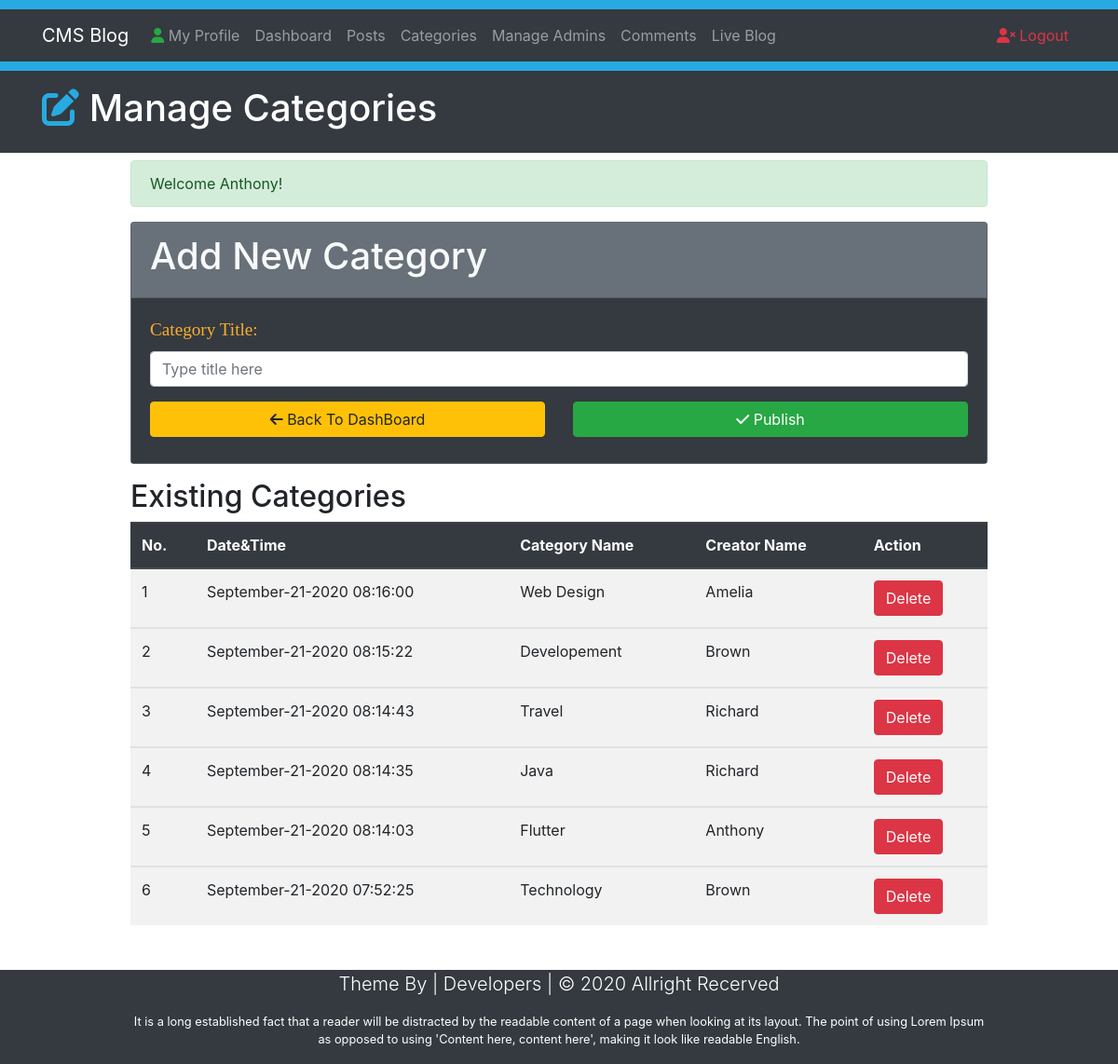
Page /Categories.php (signed in) on the committed database.
### tables this page shows
CREATE TABLE `category` (
  `id` int(11) NOT NULL,
  `title` varchar(50) NOT NULL,
  `author` varchar(50) NOT NULL,
  `datetime` varchar(50) NOT NULL
);

### Categories.php (the view, shortened to what this page needs)
<?php
   require_once("Includes/Sessions.php");
   ?>
<!DOCTYPE html>
<html>
   <head>
      <link rel="stylesheet" href="https://stackpath.bootstrapcdn.com/bootstrap/4.2.1/css/bootstrap.min.css">
      <link rel="stylesheet" href="Css/style.css">
   </head>
   <body>
      <div style="height: 10px; background: #27aae1;"></div>
      <nav class="navbar navbar-expand-lg navbar-dark bg-dark">
         <div class="container" >
            <a href="#" class="navbar-brand">CMS Blog </a>
            <div class="collapse navbar-collapse" id="navbarcollapseCMS">
               <ul class="navbar-nav mr-auto">
                  <li class="nav-item">
                     <a href="MyProfile.php" class="nav-link"><i class="fas fa-user text-success"></i> My Profile</a>
                  </li>
                  <li class="nav-item">
                     <a href="Dashboard.php" class="nav-link">Dashboard</a>
                  </li>
                  <li class="nav-item">
                     <a href="Posts.php" class="nav-link">Posts</a>
                  </li>
                  <li class="nav-item">
                     <a href="Categories.php" class="nav-link">Categories</a>
                  </li>
                  <li class="nav-item">
                     <a href="Admins.php" class="nav-link">Manage Admins</a>
                  </li>
                  <li class="nav-item">
                     <a href="Comments.php" class="nav-link">Comments</a>
                  </li>
                  <li class="nav-item">
                     <a href="index.php?page=1" target="_blank" class="nav-link">Live Blog</a>
                  </li>
               </ul>
               <ul class="navbar-nav ml-auto">
                  <li class="nav-item">
                     <a class="nav-link text-danger" href="Logout.php"><i class="fas fa-user-times "></i> Logout</a>
                  </li>
               </ul>
            </div>
         </div>
      </nav>
      <div style="height: 10px; background: #27aae1;"></div>
      <header class="bg-dark text-white py-3">
         <div class="container">
            <div class="row">
               <div class="col-md-12">
                  <h1><i class="fas fa-edit" style="color:#27aae1;"></i> Manage Categories</h1>
               </div>
            </div>
         </div>
      </header>
      <section class="container py-2 mb-4">
         <div class="row" >
            <div class="offset-lg-1 col-lg-10" style="min-height: 400px;">
               <?php
                  echo SuccessMessage();
                  ?>
               <form action="Categories.php" method="POST">
                  <div class="card bg-secondary text-light mb-3" >
                     <div class="card-header">
                        <h1>Add New Category</h1>
                     </div>
                     <div class="card-body bg-dark">
                        <div class="form-group">
                           <label for="title "> <span class="FieldInfo"> Category Title:</span> </label>
                           <input class="form-control" type="text"  name="CategoryTitle" id="title" placeholder="Type title here">
                        </div>
                        <div class="row"  >
                           <div class="col-lg-6 mb-2">
                              <a href="Dashboard.php" class="btn btn-warning btn-block "> <i class="fas fa-arrow-left"></i> Back To DashBoard </a>
                           </div>
                           <div class="col-lg-6 mb-2">
                              <button type="submit" name="Submit" class="btn btn-success btn-block" >
                              <i class="fas fa-check"></i> Publish
                              </button>
                           </div>
                        </div>
                     </div>
                  </div>
               </form>
               <h2>Existing Categories</h2>
               <table class="table table-striped table-hover">
                  <thead class="thead-dark">
                     <tr>
                        <th>No.</th>
                        <th>Date&Time</th>
                        <th>Category Name</th>
                        <th>Creator Name</th>
                        <th>Action</th>
                     </tr>
                  </thead>
                  <?php
                     global $ConnectingDB;
                     $sql = "SELECT * FROM category  ORDER BY id desc ";
                     $Execute = $ConnectingDB->query($sql);
                     $SrNo = 0;
                     while ($DataRows = $Execute->fetch()) {
                         $CategoryId = $DataRows["id"];
                         $CategoryDate = $DataRows["datetime"];
                         $CategoryName = $DataRows["title"];
                         $CreatorName = $DataRows["author"];
                         $SrNo++;
                     ?>
                  <tbody>
                     <tr>
                        <td><?php echo htmlentities($SrNo); ?></td>
                        <td><?php echo htmlentities($CategoryDate); ?></td>
                        <td><?php echo htmlentities($CategoryName); ?></td>
                        <td><?php echo htmlentities($CreatorName); ?></td>
                        <td><a class="btn btn-danger" href="DeleteCategory.php?id=<?php echo $CategoryId ?>"  >Delete</a> </td>
                     </tr>
                  </tbody>
                  <?php } ?>
               </table>
            </div>
         </div>
      </section>
      <?php require_once("Includes/dashboard_footer.php") ?>

### Css/style.css (style rules this page uses)
.FieldInfo { color: rgb(251, 174, 44); font-family: Bitter, Georgia, 'Times New Roman', Times, serif; font-size: 1.2em; }

### rows in the picture
category: datetime "September-21-2020 08:16:00", title "Web Design", author "Amelia"
category: datetime "September-21-2020 08:15:22", title "Developement", author "Brown"
category: datetime "September-21-2020 08:14:43", title "Travel", author "Richard"
category: datetime "September-21-2020 08:14:35", title "Java", author "Richard"
category: datetime "September-21-2020 08:14:03", title "Flutter", author "Anthony"
category: datetime "September-21-2020 07:52:25", title "Technology", author "Brown"

### other values in the picture
SuccessMessage() "Welcome Anthony!"
